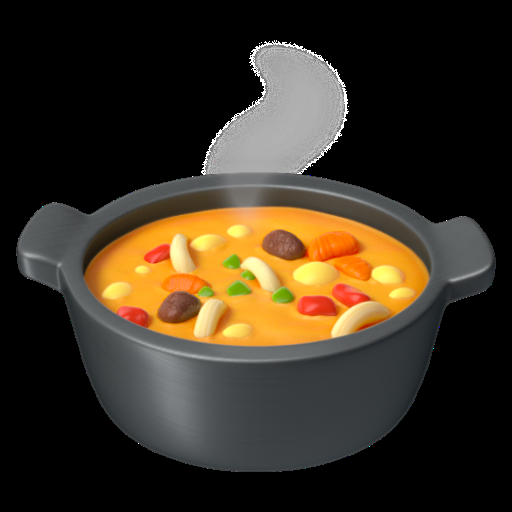
#> input picture app/assets/marmite-source.png, 512 x 512 px
$ python -i ingredients-fond-blanc.py   (imports and definitions only)
#> lines starting #> are read from the running program, lines starting #| are printed output that depends on the picture
"""
Vignettes des ingrédients sur fond blanc (data/ingredients/<slug>.jpg, 160 px, JPEG qualité 90), copiées ensuite dans
Supabase par la fonction foyer-photos (liste « ingredients ») : l'application les télécharge au lancement.

Usage (Python avec rembg et Pillow ; modèle isnet-general-use téléchargé au premier lancement) :
    python scripts/ingredients-fond-blanc.py <dossier des photos d'origine> ../data/ingredients
puis : commit, push, et appel de foyer-photos avec { ref, ingredients: [...] } (voir docs/application-mobile.md).

- Sujet détouré (rembg), recadré et centré sur un carré blanc.
- Photo telle quelle, carrée et non recadrée en rond, posée au centre d'un fond blanc, quand il n'y a pas de sujet à
  détourer (graines, poudres, herbes séchées : la photo remplit le cadre) ou quand le détourage est raté (liste
  TELLE_QUELLE, établie à l'œil sur une planche de contrôle).
"""
import sys
from pathlib import Path

from PIL import Image, ImageFilter
from rembg import new_session, remove

TELLE_QUELLE = set("""anchois beurre bouillon canard_aiguillette canard_magret_fume charcuterie_tranchee chou_blanc citron comte
epinard falafel gnocchi jambon_cuit levure_chimique moutarde nouilles pain pates_fraiches persil poisson_blanc porc_hache
porc_tranche poivre saucisson vinaigre""".split())
SIZE, MARGIN, PHOTO = 160, 0.08, 136


def telle_quelle(im: Image.Image) -> Image.Image:
    """Photo carrée inchangée, centrée sur un fond blanc (marge de 12 px)."""
    canvas = Image.new("RGB", (SIZE, SIZE), "white")
    canvas.paste(im.resize((PHOTO, PHOTO), Image.LANCZOS), ((SIZE - PHOTO) // 2, (SIZE - PHOTO) // 2))
    return canvas


def detoure(im: Image.Image, session) -> Image.Image | None:
    big = im.resize((im.width * 3, im.height * 3), Image.LANCZOS)  # le modèle travaille mieux sur une image plus grande
    cut = remove(big, session=session, post_process_mask=True)
    alpha = cut.getchannel("A")
    solid = alpha.point(lambda v: 255 if v > 40 else 0)
    box = solid.getbbox()
    if not box or solid.histogram()[255] / (alpha.width * alpha.height) < 0.04:
        return None  # rien à détourer : la photo remplit le cadre
    cut = cut.crop(box)
    side = int(max(cut.size) * (1 + 2 * MARGIN))
    canvas = Image.new("RGB", (side, side), "white")
    canvas.paste(cut, ((side - cut.width) // 2, (side - cut.height) // 2), cut.getchannel("A").filter(ImageFilter.GaussianBlur(0.6)))
    return canvas.resize((SIZE, SIZE), Image.LANCZOS)


def main(src: Path, dst: Path) -> None:
    dst.mkdir(parents=True, exist_ok=True)
    session = new_session("isnet-general-use")
    for p in sorted(src.glob("*.jpg")):
        im = Image.open(p).convert("RGB")
        out = None if p.stem in TELLE_QUELLE else detoure(im, session)
        (out or telle_quelle(im)).save(dst / f"{p.stem}.jpg", "JPEG", quality=90, optimize=True)
        print(p.stem, "détouré" if out else "telle quelle")


# [2 lines not run here, left out]

>>> import cv2
>>> picture = cv2.imread('../assets/marmite-source.png', cv2.IMREAD_GRAYSCALE)
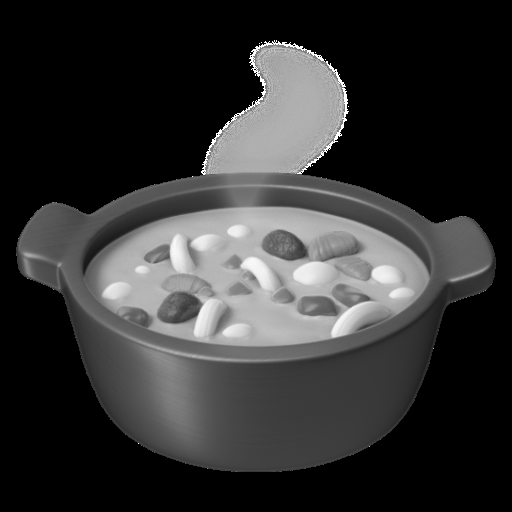
#> picture: shape (512, 512); min 0, max 255, mean 50.9
>>> result = main(picture, 'out.png')
#> (the run stopped early here; a loop or call above may not have finished)

$ run again, on app/assets/connexion.webp
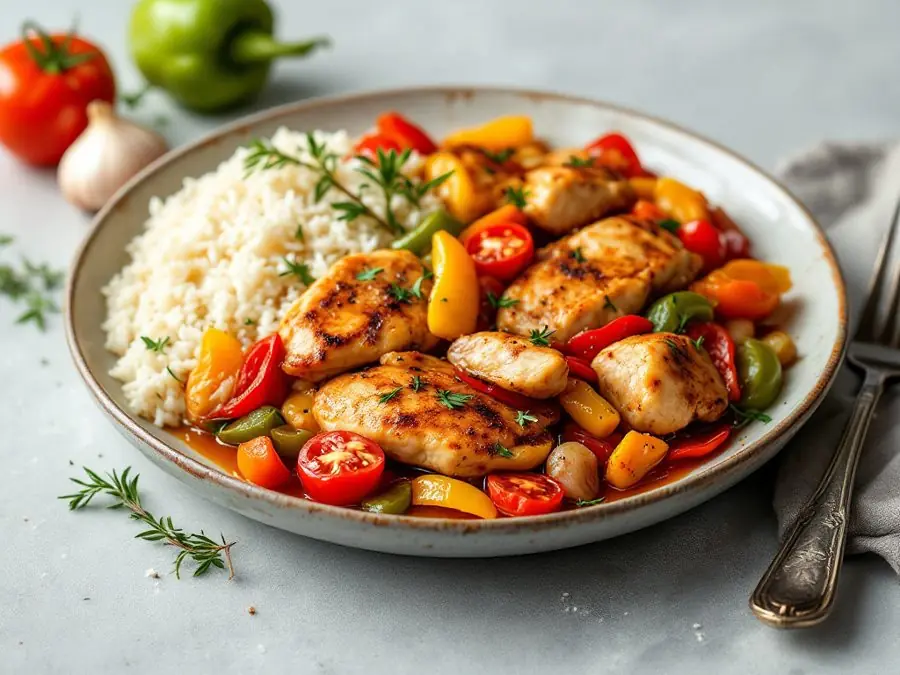
#> input picture app/assets/connexion.webp, 900 x 675 px
#> `picture = cv2.imread('../assets/marmite-source.png', cv2.IMREAD_GRAYSC..`:
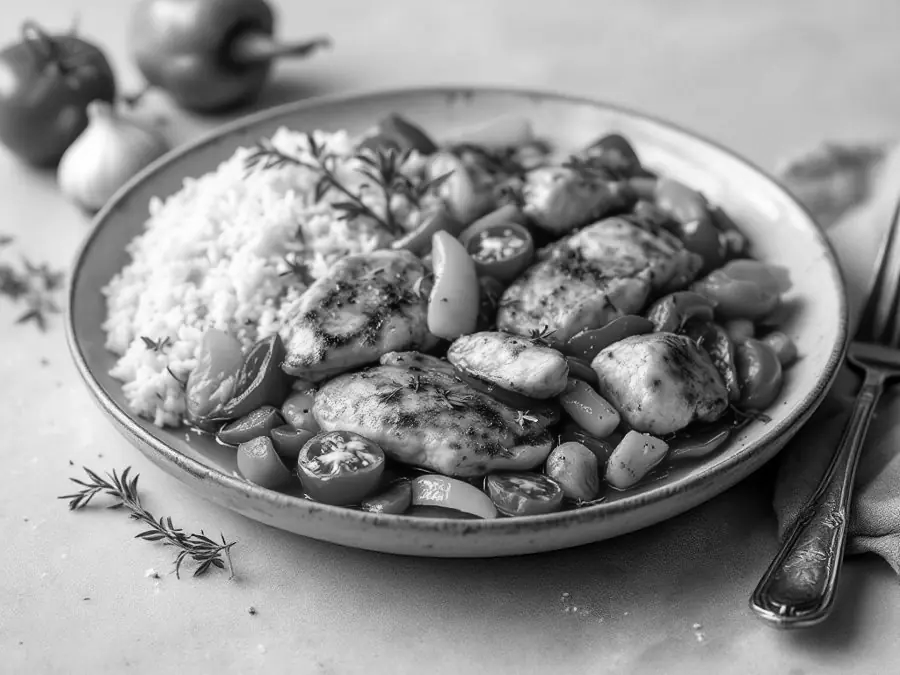
#> picture: shape (675, 900); min 0, max 255, mean 142.7
